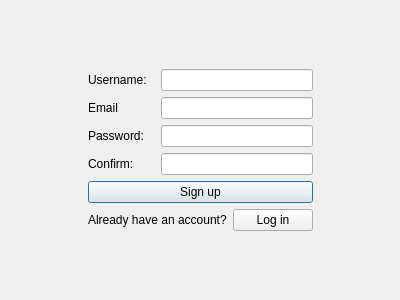
<?xml version="1.0" encoding="UTF-8"?>
<ui version="4.0">
 <class>SignUp</class>
 <widget class="QDialog" name="SignUp">
  <property name="geometry">
   <rect>
    <x>0</x>
    <y>0</y>
    <width>400</width>
    <height>300</height>
   </rect>
  </property>
  <property name="windowTitle">
   <string>Dialog</string>
  </property>
  <layout class="QGridLayout" name="gridLayout">
   <item row="1" column="1">
    <layout class="QGridLayout" name="gridLayout_3">
     <item row="6" column="0" colspan="2">
      <widget class="QLabel" name="label_noaccount">
       <property name="contextMenuPolicy">
        <enum>Qt::DefaultContextMenu</enum>
       </property>
       <property name="text">
        <string>Already have an account?</string>
       </property>
       <property name="openExternalLinks">
        <bool>false</bool>
       </property>
      </widget>
     </item>
     <item row="0" column="0">
      <widget class="QLabel" name="label_username">
       <property name="text">
        <string>Username:</string>
       </property>
      </widget>
     </item>
     <item row="0" column="1" colspan="2">
      <widget class="QLineEdit" name="line_username"/>
     </item>
     <item row="5" column="0" colspan="3">
      <widget class="QPushButton" name="button_signup">
       <property name="text">
        <string>Sign up</string>
       </property>
      </widget>
     </item>
     <item row="2" column="0">
      <widget class="QLabel" name="label_password">
       <property name="text">
        <string>Password:</string>
       </property>
      </widget>
     </item>
     <item row="1" column="1" colspan="2">
      <widget class="QLineEdit" name="line_email"/>
     </item>
     <item row="2" column="1" colspan="2">
      <widget class="QLineEdit" name="line_password">
       <property name="echoMode">
        <enum>QLineEdit::Password</enum>
       </property>
      </widget>
     </item>
     <item row="6" column="2">
      <widget class="QPushButton" name="button_login">
       <property name="text">
        <string>Log in</string>
       </property>
      </widget>
     </item>
     <item row="1" column="0">
      <widget class="QLabel" name="label_email">
       <property name="text">
        <string>Email</string>
       </property>
      </widget>
     </item>
     <item row="3" column="1" colspan="2">
      <widget class="QLineEdit" name="line_password_confirm">
       <property name="echoMode">
        <enum>QLineEdit::Password</enum>
       </property>
      </widget>
     </item>
     <item row="3" column="0">
      <widget class="QLabel" name="label_password_confirm">
       <property name="text">
        <string>Confirm:</string>
       </property>
      </widget>
     </item>
    </layout>
   </item>
   <item row="1" column="0">
    <spacer name="horizontalSpacer">
     <property name="orientation">
      <enum>Qt::Horizontal</enum>
     </property>
     <property name="sizeHint" stdset="0">
      <size>
       <width>40</width>
       <height>20</height>
      </size>
     </property>
    </spacer>
   </item>
   <item row="0" column="1">
    <spacer name="verticalSpacer">
     <property name="orientation">
      <enum>Qt::Vertical</enum>
     </property>
     <property name="sizeHint" stdset="0">
      <size>
       <width>20</width>
       <height>40</height>
      </size>
     </property>
    </spacer>
   </item>
   <item row="1" column="2">
    <spacer name="horizontalSpacer_2">
     <property name="orientation">
      <enum>Qt::Horizontal</enum>
     </property>
     <property name="sizeHint" stdset="0">
      <size>
       <width>40</width>
       <height>20</height>
      </size>
     </property>
    </spacer>
   </item>
   <item row="2" column="1">
    <spacer name="verticalSpacer_2">
     <property name="orientation">
      <enum>Qt::Vertical</enum>
     </property>
     <property name="sizeHint" stdset="0">
      <size>
       <width>20</width>
       <height>40</height>
      </size>
     </property>
    </spacer>
   </item>
  </layout>
 </widget>
 <resources/>
 <connections/>
</ui>
